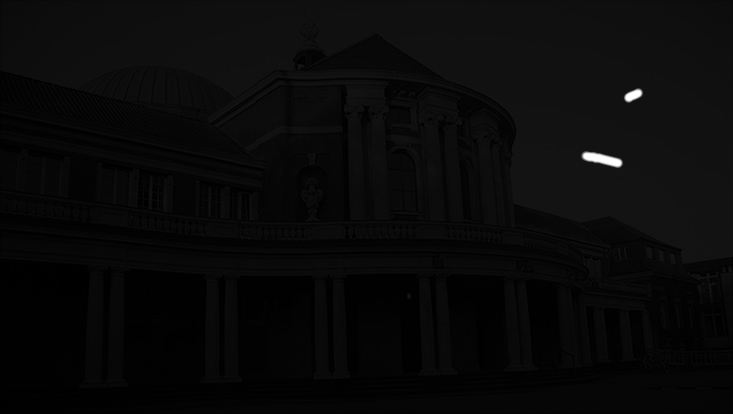
#> input picture bildverbesserung/bild1.png, 733 x 414 px, found by its file name
$ jupyter execute --allow-errors Aufgabe4-1.ipynb
#> lines starting #> are read from the running program, lines starting #| are printed output that depends on the picture; after the words box and inside, x2 and y2 are one past the last pixel; in counts of white or black regions, pixels touching at a corner belong together
[cell 1]
import numpy as np
import matplotlib.pyplot as plt
from skimage.io import imread, imsave

img1 = imread('bildverbesserung/bild1.png')   #f(x) = (x - min_val) * (new_max - new_min) / (max_val - min_val) + new_min
#> img1 is the input picture: shape (414, 733); min 0, max 255, mean 9.2
min_val = np.min(img1)
#> min_val = 0
max_val = np.max(img1)
#> max_val = 255
new_max = 1.0
new_min = 0.0
stretched = (img1 - min_val) *  (new_max - new_min) / (max_val - min_val)+0
plt.imshow(stretched, cmap="gray", vmin=new_min, vmax=0.1)

2. Thresholding

#> (a cell that did not finish here is left out)

[cell 3]
img3 = imread('bildverbesserung/bild3.png')
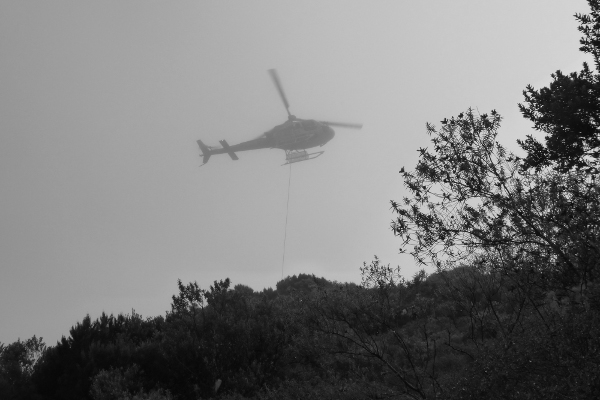
#> input picture bildverbesserung/bild3.png, 600 x 400 px, found by its file name
#> img3 is the input picture: shape (400, 600); min 6, max 224, mean 123.6

img3_I = 255 - img3
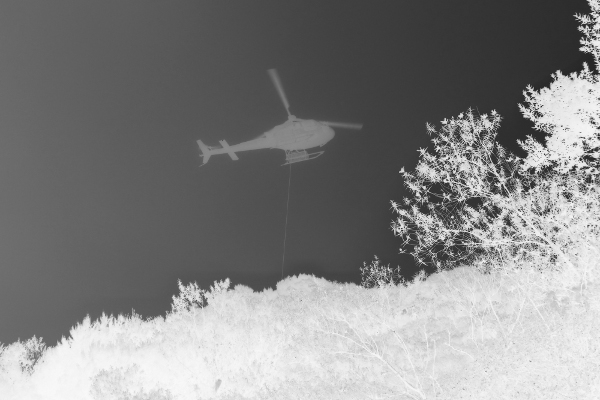
#> img3_I: shape (400, 600); min 31, max 249, mean 131.4
#plt.imshow(img3_I,cmap="gray", vmin= 0, vmax= 255)
maske3 = (img3>120) & (img3<200)
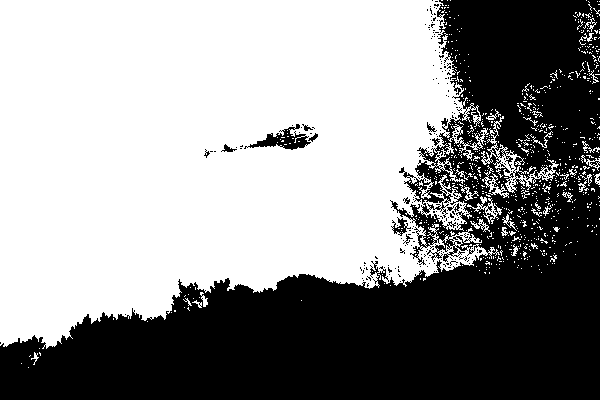
#> maske3: shape (400, 600) bool; 57% white; 229 black regions (216 under 20 px), largest, box (x1, y1, x2, y2) and area: (0, 0, 600, 400) 101574, (244, 124, 311, 150) 641, (391, 217, 411, 236) 146
img3_I[maske3] = img3_I[maske3] *3.5
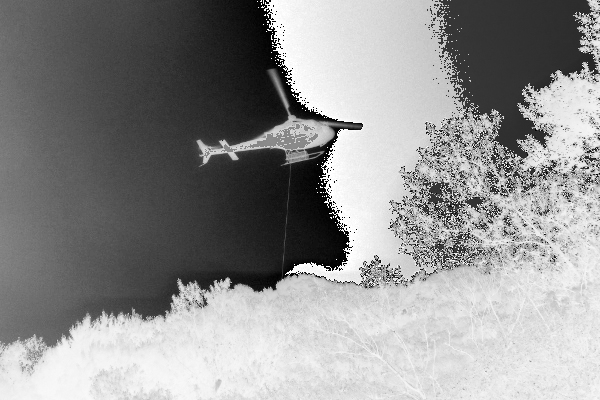
#> img3_I: shape (400, 600); min 3, max 255, mean 144.7

plt.imshow(img3_I,cmap="gray", vmin= 0, vmax= 255)
img3_I[100,300]
#> Out = 255
